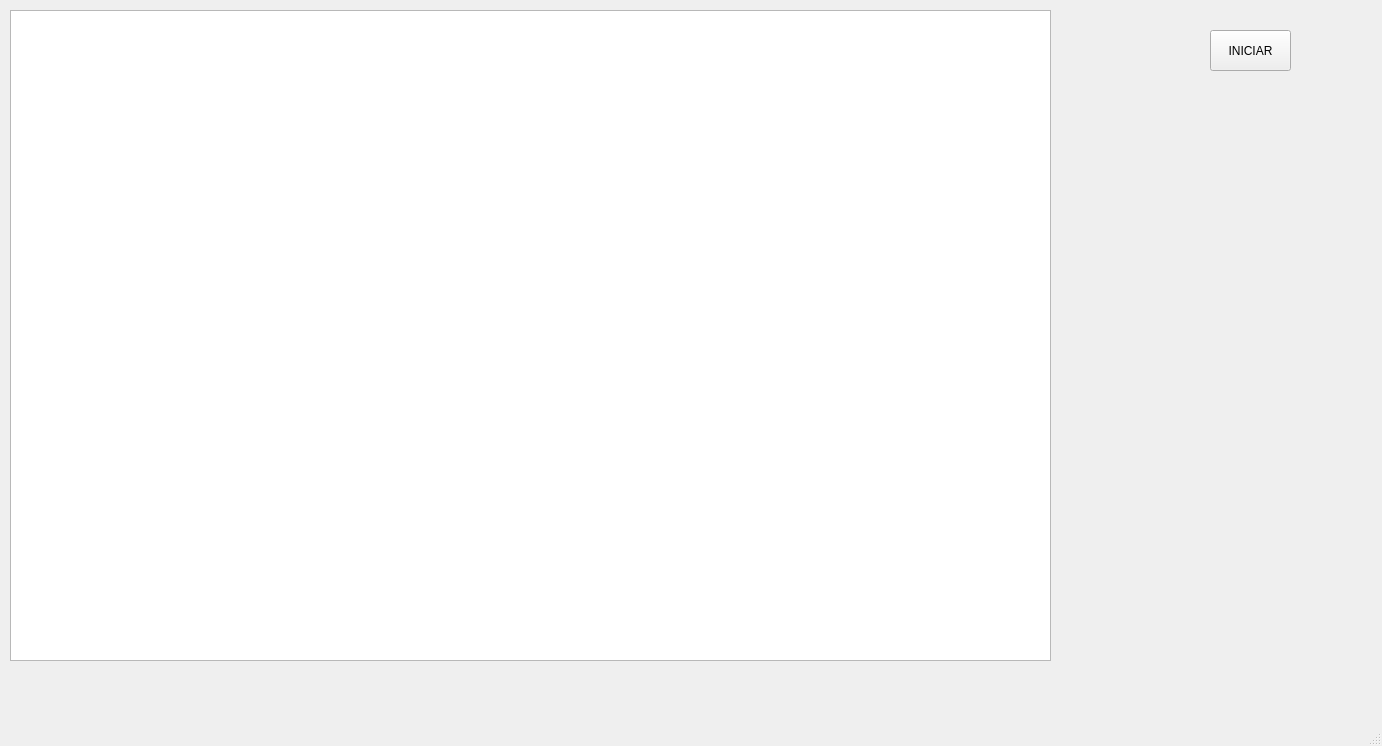
<?xml version="1.0" encoding="UTF-8"?>
<ui version="4.0">
 <class>MainWindow</class>
 <widget class="QMainWindow" name="MainWindow">
  <property name="geometry">
   <rect>
    <x>0</x>
    <y>0</y>
    <width>1382</width>
    <height>746</height>
   </rect>
  </property>
  <property name="windowTitle">
   <string>MainWindow</string>
  </property>
  <widget class="QWidget" name="centralwidget">
   <widget class="QGraphicsView" name="graphicsView">
    <property name="geometry">
     <rect>
      <x>10</x>
      <y>10</y>
      <width>1041</width>
      <height>651</height>
     </rect>
    </property>
   </widget>
   <widget class="QPushButton" name="pushButton">
    <property name="geometry">
     <rect>
      <x>1210</x>
      <y>30</y>
      <width>81</width>
      <height>41</height>
     </rect>
    </property>
    <property name="text">
     <string>INICIAR</string>
    </property>
   </widget>
  </widget>
  <widget class="QMenuBar" name="menubar">
   <property name="geometry">
    <rect>
     <x>0</x>
     <y>0</y>
     <width>1382</width>
     <height>21</height>
    </rect>
   </property>
  </widget>
  <widget class="QStatusBar" name="statusbar"/>
 </widget>
 <resources/>
 <connections/>
</ui>
